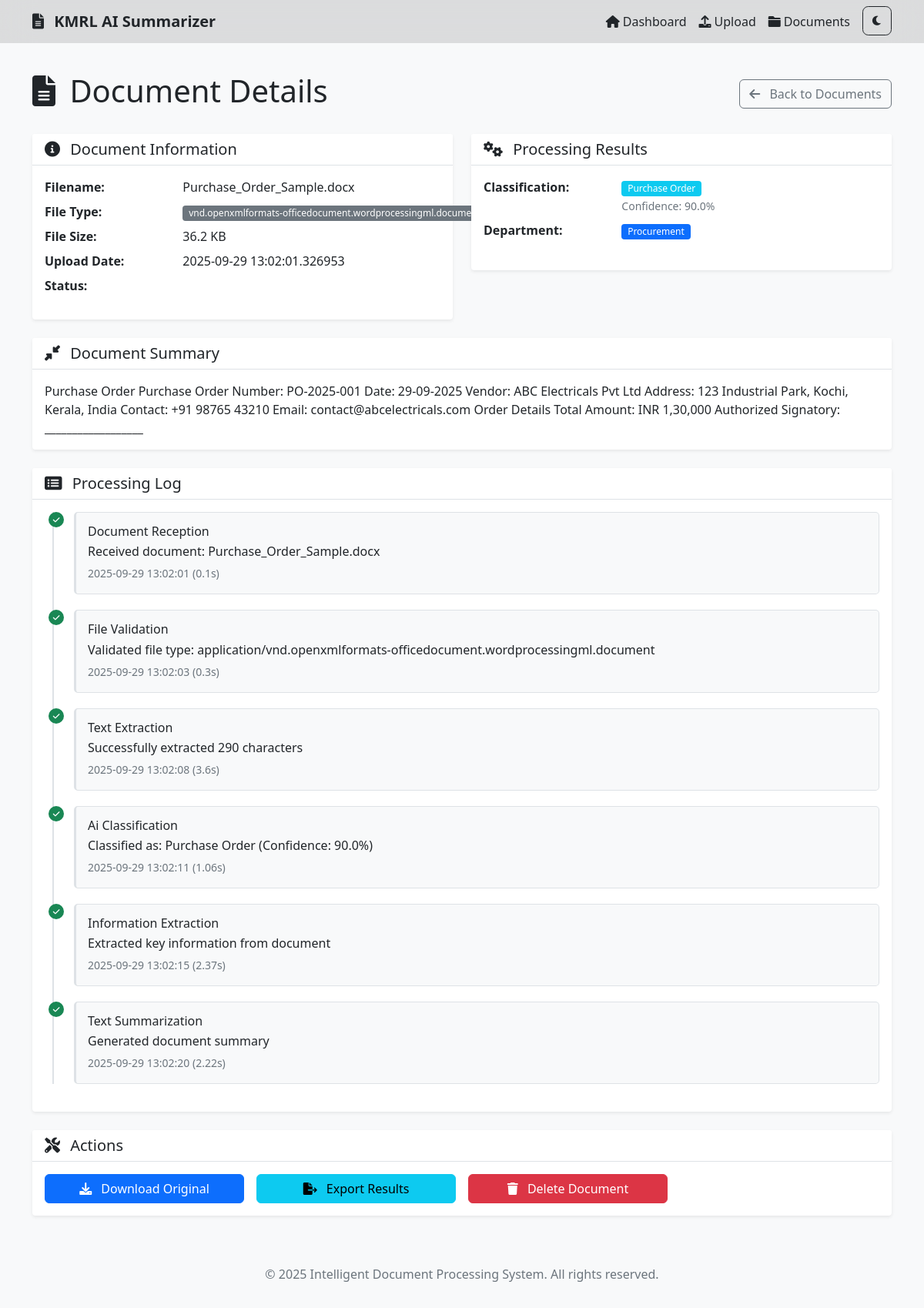
/document/7, run on the app's committed database.
### app.py (models this page shows, shortened)
class Document(db.Model):
    id = db.Column(db.Integer, primary_key=True)
    filename = db.Column(db.String(255), nullable=False)
    original_filename = db.Column(db.String(255), nullable=False)
    file_type = db.Column(db.String(50))
    file_size = db.Column(db.Integer)
    upload_date = db.Column(db.DateTime, default=datetime.utcnow)
    status = db.Column(db.String(50), default='uploaded')
    extracted_text = db.Column(db.Text)
    summary = db.Column(db.Text)
    document_type = db.Column(db.String(100))
    confidence_score = db.Column(db.Float)
    department = db.Column(db.String(100))

### app.py (the view)
@app.route('/document/<int:doc_id>')
def document_detail(doc_id):
    document = Document.query.get_or_404(doc_id)
    logs = []
    if document.status in ['processed', 'complete', 'failed']:
        import random
        from datetime import timedelta
        reception_time = document.upload_date
        logs.append({
            'module': 'document reception',
            'message': f'Received document: {document.original_filename}',
            'status': 'completed',
            'timestamp': reception_time.strftime('%Y-%m-%d %H:%M:%S'),
            'processing_time': 0.1
        })
        validation_time = reception_time + timedelta(seconds=2)
        logs.append({
            'module': 'file validation',
            'message': f'Validated file type: {document.file_type}',
            'status': 'completed',
            'timestamp': validation_time.strftime('%Y-%m-%d %H:%M:%S'),
            'processing_time': 0.3
        })
        extraction_time = validation_time + timedelta(seconds=5)
        extraction_status = 'completed' if document.extracted_text and len(document.extracted_text.strip()) > 10 else 'failed'
        extraction_message = f'Successfully extracted {len(document.extracted_text)} characters' if extraction_status == 'completed' else 'Failed to extract sufficient text'
        logs.append({
            'module': 'text extraction',
            'message': extraction_message,
            'status': extraction_status,
            'timestamp': extraction_time.strftime('%Y-%m-%d %H:%M:%S'),
            'processing_time': random.uniform(1.5, 8.0)
        })
        if extraction_status == 'completed':
            classification_time = extraction_time + timedelta(seconds=3)
            logs.append({
                'module': 'AI classification',
                'message': f'Classified as: {document.document_type or "Unknown"} (Confidence: {document.confidence_score:.1%})',
                'status': 'completed',
                'timestamp': classification_time.strftime('%Y-%m-%d %H:%M:%S'),
                'processing_time': random.uniform(0.8, 2.5)
            })
            info_extraction_time = classification_time + timedelta(seconds=4)
            logs.append({
                'module': 'information extraction',
                'message': 'Extracted key information from document',
                'status': 'completed',
                'timestamp': info_extraction_time.strftime('%Y-%m-%d %H:%M:%S'),
                'processing_time': random.uniform(1.2, 3.0)
            })
            if document.summary:
                summary_time = info_extraction_time + timedelta(seconds=5)
                logs.append({
                    'module': 'text summarization',
                    'message': 'Generated document summary',
                    'status': 'completed',
                    'timestamp': summary_time.strftime('%Y-%m-%d %H:%M:%S'),
                    'processing_time': random.uniform(2.0, 5.0)
                })
    return render_template('document_detail.html', document=document, logs=logs)

### frontend/templates/document_detail.html (shortened to what this page needs)
{% extends "base.html" %}
{% block content %}
<div class="row">
    <div class="col-12">
        <div class="d-flex justify-content-between align-items-center mb-4">
            <h1>
                <i class="fas fa-file-alt me-2"></i>
                Document Details
            </h1>
            <div>
                <a href="{{ url_for('documents') }}" class="btn btn-outline-secondary">
                    <i class="fas fa-arrow-left me-2"></i>
                    Back to Documents
                </a>
            </div>
        </div>
    </div>
</div>
<div class="row">
    <div class="col-md-6">
        <div class="card">
            <div class="card-header">
                <h5 class="mb-0">
                    <i class="fas fa-info-circle me-2"></i>
                    Document Information
                </h5>
            </div>
            <div class="card-body">
                <dl class="row">
                    <dt class="col-sm-4">Filename:</dt>
                    <dd class="col-sm-8">{{ document.original_filename }}</dd>
                    <dt class="col-sm-4">File Type:</dt>
                    <dd class="col-sm-8">
                        <span class="badge bg-secondary">
                            {{ document.file_type.split('/')[-1] if document.file_type else 'unknown' }}
                        </span>
                    </dd>
                    <dt class="col-sm-4">File Size:</dt>
                    <dd class="col-sm-8">
                        {% if document.file_size %}
                            {% if document.file_size < 1024 %}
                                {{ document.file_size }} B
                            {% elif document.file_size < 1048576 %}
                                {{ "%.1f"|format(document.file_size/1024) }} KB
                            {% elif document.file_size < 1073741824 %}
                                {{ "%.1f"|format(document.file_size/1048576) }} MB
                            {% else %}
                                {{ "%.1f"|format(document.file_size/1073741824) }} GB
                            {% endif %}
                        {% else %}
                            Unknown
                        {% endif %}
                    </dd>
                    <dt class="col-sm-4">Upload Date:</dt>
                    <dd class="col-sm-8">
                        {% if document.upload_date %}
                            {{ document.upload_date }}
                        {% else %}
                            N/A
                        {% endif %}
                    </dd>
                    <dt class="col-sm-4">Status:</dt>
                    <dd class="col-sm-8">
                    </dd>
                </dl>
            </div>
        </div>
    </div>
    <div class="col-md-6">
        <div class="card">
            <div class="card-header">
                <h5 class="mb-0">
                    <i class="fas fa-cogs me-2"></i>
                    Processing Results
                </h5>
            </div>
            <div class="card-body">
                <dl class="row">
                    <dt class="col-sm-4">Classification:</dt>
                    <dd class="col-sm-8">
                        {% if document.document_type %}
                            <span class="badge bg-info">{{ document.document_type }}</span>
                            {% if document.confidence_score %}
                                <br><small class="text-muted">
                                    Confidence: {{ (document.confidence_score * 100)|round(1) }}%
                                </small>
                            {% endif %}
                        {% else %}
                            <span class="text-muted">Not classified</span>
                        {% endif %}
                    </dd>
                    <dt class="col-sm-4">Department:</dt>
                    <dd class="col-sm-8">
                        {% if document.department %}
                            <span class="badge bg-primary">{{ document.department }}</span>
                        {% else %}
                            <span class="text-muted">Not routed</span>
                        {% endif %}
                    </dd>
                </dl>
            </div>
        </div>
    </div>
</div>
{% if document.summary %}
<div class="row mt-4">
    <div class="col-12">
        <div class="card">
            <div class="card-header">
                <h5 class="mb-0">
                    <i class="fas fa-compress-alt me-2"></i>
                    Document Summary
                </h5>
            </div>
            <div class="card-body">
                <p class="card-text">{{ document.summary }}</p>
            </div>
        </div>
    </div>
</div>
{% endif %}
<div class="row mt-4">
    <div class="col-12">
        <div class="card">
            <div class="card-header">
                <h5 class="mb-0">
                    <i class="fas fa-list-alt me-2"></i>
                    Processing Log
                </h5>
            </div>
            <div class="card-body">
                {% if logs %}
                    <div class="timeline">
                        {% for log in logs %}
                            <div class="timeline-item">
                                <div class="timeline-marker
                                    {% if log.status == 'completed' %}bg-success
                                    {% elif log.status == 'failed' %}bg-danger
                                    {% elif log.status == 'started' %}bg-primary
                                    {% else %}bg-warning{% endif %}">
                                    {% if log.status == 'completed' %}
                                        <i class="fas fa-check"></i>
                                    {% elif log.status == 'failed' %}
                                        <i class="fas fa-times"></i>
                                    {% elif log.status == 'started' %}
                                        <i class="fas fa-play"></i>
                                    {% else %}
                                        <i class="fas fa-clock"></i>
                                    {% endif %}
                                </div>
                                <div class="timeline-content">
                                    <h6 class="mb-1">{{ log.module|title }}</h6>
                                    <p class="mb-1">{{ log.message }}</p>
                                    <small class="text-muted">
                                        {% if log.timestamp %}
                                            {{ log.timestamp }}
                                        {% endif %}
                                        {% if log.processing_time %}
                                            ({{ log.processing_time|round(2) }}s)
                                        {% endif %}
                                    </small>
                                </div>
                            </div>
                        {% endfor %}
                    </div>
                {% else %}
                    <div class="text-center text-muted py-3">
                        <i class="fas fa-clipboard-list fa-2x mb-2"></i>
                        <p>No processing logs available</p>
                    </div>
                {% endif %}
            </div>
        </div>
    </div>
</div>
<div class="row mt-4">
    <div class="col-12">
        <div class="card">
            <div class="card-header">
                <h5 class="mb-0">
                    <i class="fas fa-tools me-2"></i>
                    Actions
                </h5>
            </div>
            <div class="card-body">
                <div class="row g-3">
                    <div class="col-md-3">
                        <button class="btn btn-primary w-100" onclick="downloadDocument()">
                            <i class="fas fa-download me-2"></i>
                            Download Original
                        </button>
                    </div>
                    <div class="col-md-3">
                        <button class="btn btn-info w-100" onclick="exportResults()">
                            <i class="fas fa-file-export me-2"></i>
                            Export Results
                        </button>
                    </div>
                    <div class="col-md-3">
                        <button class="btn btn-danger w-100" onclick="deleteDocument()">
                            <i class="fas fa-trash me-2"></i>
                            Delete Document
                        </button>
                    </div>
                </div>
            </div>
        </div>
    </div>
</div>
{% endblock %}

### frontend/static/css/style.css (style rules this page uses)
:root { --primary-color: #0d6efd; --secondary-color: #6c757d; --success-color: #198754; --warning-color: #ffc107; --danger-color: #dc3545; --info-color: #0dcaf0; --light-color: #f8f9fa; --dark-color: #000000; --bg-color: #f8f9fa; --text-color: #212529; --card-bg-color: #ffffff; --border-color: #dee2e6; --nav-bg-color: #0000001d; --nav-text-color: #212529; --footer-bg-color: #f8f9fa; --footer-text-color: #6c757d; }
body { font-family: "Segoe UI", Tahoma, Geneva, Verdana, sans-serif; background-color: var(--bg-color); color: var(--text-color); transition: background-color 0.3s ease, color 0.3s ease; padding-top: 70px; }
.card { border: none; box-shadow: 0 0.125rem 0.25rem rgba(0, 0, 0, 0.075); transition: box-shadow 0.15s ease-in-out, background-color 0.3s ease; background-color: var(--card-bg-color); color: var(--text-color); }
.card-header { background-color: var(--card-bg-color); border-bottom: 1px solid var(--border-color); font-weight: 600; }
.badge { font-size: 0.75em; font-weight: 500; }
.btn { font-weight: 500; border-radius: 0.375rem; transition: all 0.15s ease-in-out; }
.timeline { position: relative; padding-left: 2rem; }
.timeline::before { content: ""; position: absolute; left: 0.625rem; top: 0; bottom: 0; width: 2px; background: #dee2e6; }
.timeline-item { position: relative; margin-bottom: 1.5rem; }
.timeline-marker { position: absolute; left: -1.75rem; width: 1.5rem; height: 1.5rem; border-radius: 50%; display: flex; align-items: center; justify-content: center; color: white; font-size: 0.75rem; z-index: 1; }
.timeline-content { background: #fff; padding: 1rem; border-radius: 0.5rem; border: 1px solid #dee2e6; margin-left: 0.5rem; }

### frontend/static/css/dark-mode.css (style rules this page uses)
:root { transition: all 0s; }
body.theme-initialized { transition: background-color 0.3s ease, color 0.3s ease; }

### frontend/static/css/page-transitions.css (style rules this page uses)
a { transition: color 0.2s ease; }
html { transition: background-color 0.5s ease; }
.card { transition: transform 0.2s ease, box-shadow 0.2s ease, background-color 0.3s ease !important; }

### frontend/templates/document_detail.html (style rules this page uses)
.timeline { position: relative; padding-left: 30px; }
.timeline::before { content: ''; position: absolute; left: 10px; top: 0; bottom: 0; width: 2px; background: #dee2e6; }
.timeline-item { position: relative; margin-bottom: 20px; }
.timeline-marker { position: absolute; left: -25px; width: 20px; height: 20px; border-radius: 50%; display: flex; align-items: center; justify-content: center; color: white; font-size: 10px; }
.timeline-content { background: #f8f9fa; padding: 15px; border-radius: 5px; border-left: 3px solid #dee2e6; }

### data on the page
Document: original_filename "Purchase_Order_Sample.docx", file_type "vnd.openxmlformats-officedocument.wordprocessingml.document", document.file_size/1024 "36.2", upload_date "2025-09-29 13:02:01.326953", document_type "Purchase Order", (document.confidence_score*100)|round(1) "90.0", department "Procurement", summary "Purchase Order Purchase Order Number: PO-2025-001 Date: 29-09-2025 Vendor: ABC Electricals Pvt Ltd Address: 123 Industrial Park, Kochi, Kerala, India Contact: +91 98765 43210 Email: contact@abcelectricals.com Order Details Total Amount: INR 1,30,000 Authorized Signatory: __________________"

### other printed values
{{ log.module|title }} "Document Reception" "File Validation" "Text Extraction" "Ai Classification" "Information Extraction" "Text Summarization"
{{ log.message }} "Received document: Purchase_Order_Sample.docx" "Validated file type: application/vnd.openxmlformats-officedocument.wordprocessingml.document" "Successfully extracted 290 characters" "Classified as: Purchase Order (Confidence: 90.0%)" "Extracted key information from document" "Generated document summary"
{{ log.timestamp }} "2025-09-29 13:02:01" "2025-09-29 13:02:03" "2025-09-29 13:02:08" "2025-09-29 13:02:11" "2025-09-29 13:02:15" "2025-09-29 13:02:20"
{{ log.processing_time|round(2) }} "0.1" "0.3" "3.6" "1.06" "2.37" "2.22"
